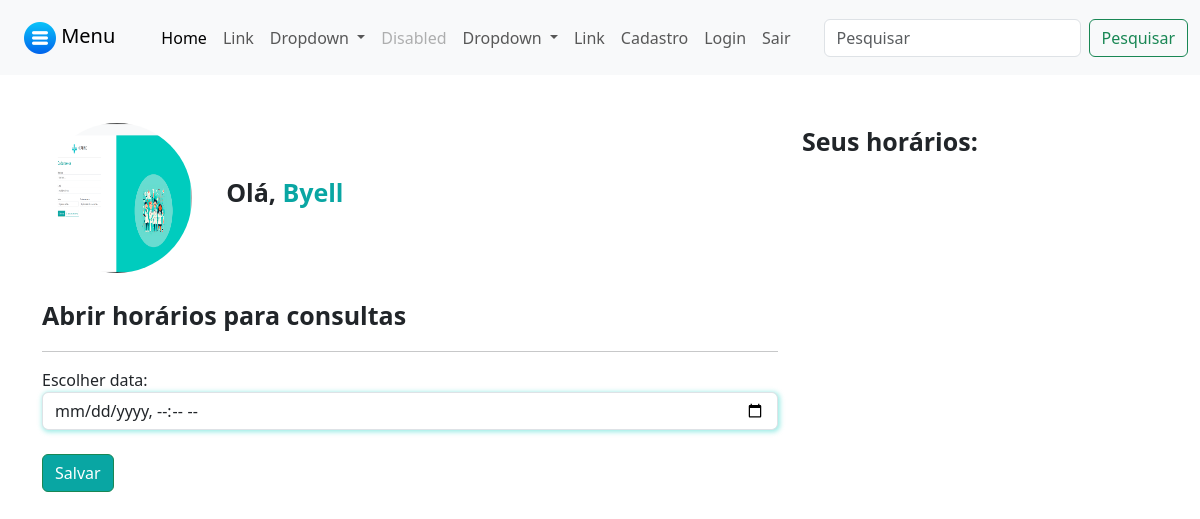
Before: /medicos/abrir_horario/ (signed in) with the older database file.
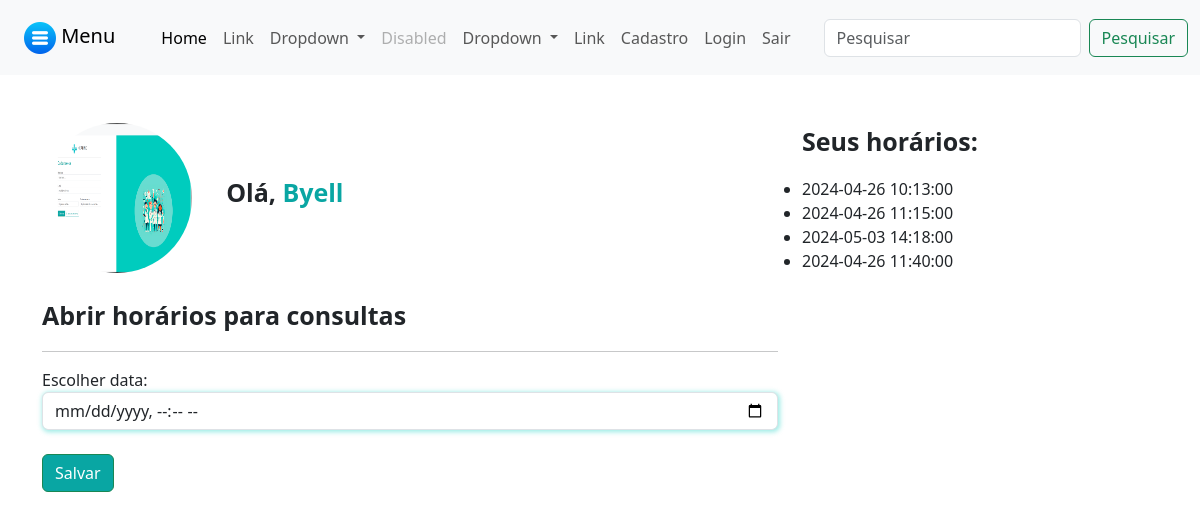
After: the same page with the newer database file.
### medicos/models.py (models this page shows)
class DatasAbertas(models.Model):
    data = models.DateTimeField()
    user = models.ForeignKey(User, on_delete=models.DO_NOTHING)
    agendado = models.BooleanField(default=False)
    def __str__(self):
        return str(self.data)

### medicos/views.py (the view, shortened to what this page needs)
# urls.py: path('abrir_horario/', views.abrir_horario, name="abrir_horario"),
@login_required
def abrir_horario(request):
    if not is_medico(request.user):
        messages.add_message(request, constants.WARNING, 'Somente médicos podem acessar essa página.')
        return redirect('/usuarios/sair/')
    if request.method == "GET":
        dados_medicos = DadosMedico.objects.get(user=request.user)
        datas_abertas = DatasAbertas.objects.filter(user=request.user)
        return render(request, 'abrir_horario.html', {'dados_medicos': dados_medicos, 'datas_abertas': datas_abertas})

### medicos/models.py (called while the page is built)
def is_medico(user):
    return DadosMedico.objects.filter(user=user).exists()

### medicos/templates/abrir_horario.html (shortened to what this page needs)
{% extends "base.html" %}
{% load static %}
{% block 'head' %}
    <link rel="stylesheet" href="{% static 'medicos/css/abrir_horario.css' %}">
    <link rel="stylesheet" href="{% static 'usuarios/css/usuarios.css' %}">
    <link rel="stylesheet" href="{% static 'medicos/css/cadastro_medico.css' %}">
{% endblock 'head' %}
{% block 'body' %}
    <div class="container">
        <br><br>
        <div class="row">
            <div class="col-md-8">
                <img src="{{dados_medicos.foto.url}}"  class="foto-perfil" alt="">
                <label style="margin-left: 30px; font-size: 25px" class="p-bold">Olá, <span class="color-dark">{{request.user.username}}</span></label>
                <br>
                <br>
                <p style="font-size: 25px" class="p-bold">Abrir horários para consultas</p>
                <hr>
                <form action="{% url 'abrir_horario' %}" method="POST">{% csrf_token %}
                    <label for="">Escolher data:</label>
                    <input type="datetime-local" name="data" class="form-control shadow-main-color">
                    <br>
                    <input type="submit" value="Salvar" class="btn btn-success btn-dark-color">
                </form>
            </div>
            <div class="col-md-4">
                <p style="font-size: 25px" class="p-bold">Seus horários:</p>
                <ul class="list-group">
                    {% for data in datas_abertas %}
                        <li>{{data}}</li>
                    {% endfor %}
                </ul>
            </div>
        </div>
    </div>
{% endblock 'body' %}

Changed rows visible on the page:
added DatasAbertas: data "2024-04-26 10:13:00"
added DatasAbertas: data "2024-04-26 11:15:00"
added DatasAbertas: data "2024-05-03 14:18:00"
added DatasAbertas: data "2024-04-26 11:40:00"
